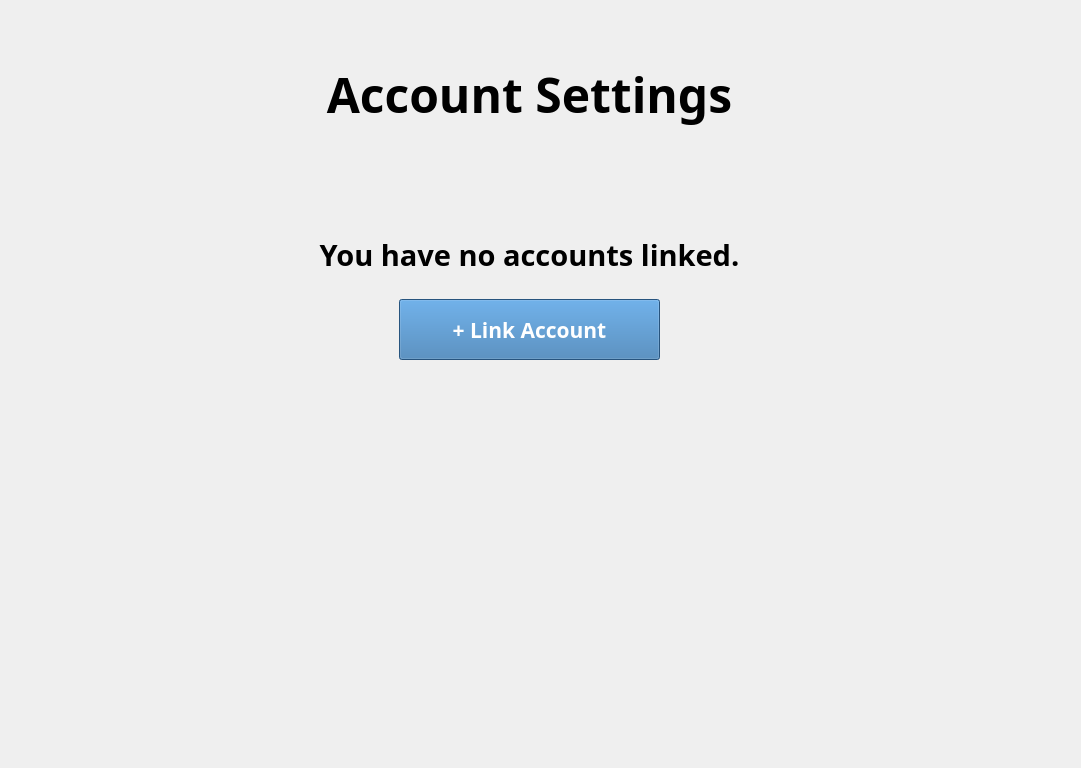
<?xml version="1.0" encoding="UTF-8"?>
<ui version="4.0">
 <class>Form</class>
 <widget class="QWidget" name="Form">
  <property name="geometry">
   <rect>
    <x>0</x>
    <y>0</y>
    <width>1081</width>
    <height>768</height>
   </rect>
  </property>
  <property name="windowTitle">
   <string>Form</string>
  </property>
  <widget class="QStackedWidget" name="stackedWidget">
   <property name="geometry">
    <rect>
     <x>-1</x>
     <y>-1</y>
     <width>1081</width>
     <height>771</height>
    </rect>
   </property>
   <property name="currentIndex">
    <number>1</number>
   </property>
   <widget class="QWidget" name="page">
    <widget class="QLabel" name="AccountSettingsHeader">
     <property name="geometry">
      <rect>
       <x>0</x>
       <y>20</y>
       <width>941</width>
       <height>91</height>
      </rect>
     </property>
     <property name="font">
      <font>
       <family>Glacial Indifference</family>
       <pointsize>36</pointsize>
       <weight>75</weight>
       <bold>true</bold>
      </font>
     </property>
     <property name="text">
      <string>Account Settings</string>
     </property>
     <property name="alignment">
      <set>Qt::AlignCenter</set>
     </property>
    </widget>
    <widget class="QLabel" name="label">
     <property name="geometry">
      <rect>
       <x>270</x>
       <y>230</y>
       <width>411</width>
       <height>71</height>
      </rect>
     </property>
     <property name="font">
      <font>
       <family>Glacial Indifference</family>
       <pointsize>24</pointsize>
      </font>
     </property>
     <property name="text">
      <string>You have no accounts linked.</string>
     </property>
     <property name="alignment">
      <set>Qt::AlignCenter</set>
     </property>
    </widget>
    <widget class="QPushButton" name="pushButton">
     <property name="geometry">
      <rect>
       <x>380</x>
       <y>310</y>
       <width>181</width>
       <height>51</height>
      </rect>
     </property>
     <property name="font">
      <font>
       <family>Glacial Indifference</family>
       <pointsize>16</pointsize>
       <weight>75</weight>
       <bold>true</bold>
      </font>
     </property>
     <property name="styleSheet">
      <string notr="true">background-color: rgb(72, 160, 236);</string>
     </property>
     <property name="text">
      <string>Link Account+</string>
     </property>
    </widget>
   </widget>
   <widget class="QWidget" name="page_2">
    <widget class="QLabel" name="AccountSettingsHeader_2">
     <property name="geometry">
      <rect>
       <x>60</x>
       <y>50</y>
       <width>941</width>
       <height>91</height>
      </rect>
     </property>
     <property name="font">
      <font>
       <family>Glacial Indifference</family>
       <pointsize>36</pointsize>
       <weight>75</weight>
       <bold>true</bold>
      </font>
     </property>
     <property name="text">
      <string>Account Settings</string>
     </property>
     <property name="alignment">
      <set>Qt::AlignCenter</set>
     </property>
    </widget>
    <widget class="QPushButton" name="changeAccountDetailButton_2">
     <property name="geometry">
      <rect>
       <x>400</x>
       <y>300</y>
       <width>261</width>
       <height>61</height>
      </rect>
     </property>
     <property name="font">
      <font>
       <family>Glacial Indifference</family>
       <pointsize>16</pointsize>
       <weight>75</weight>
       <bold>true</bold>
      </font>
     </property>
     <property name="styleSheet">
      <string notr="true">background-color: rgb(54, 118, 176);
color: rgb(255, 255, 255);</string>
     </property>
     <property name="text">
      <string>+ Link Account</string>
     </property>
    </widget>
    <widget class="QLabel" name="AccountSettingsHeader_3">
     <property name="geometry">
      <rect>
       <x>60</x>
       <y>210</y>
       <width>941</width>
       <height>91</height>
      </rect>
     </property>
     <property name="font">
      <font>
       <family>Glacial Indifference</family>
       <pointsize>22</pointsize>
       <weight>75</weight>
       <bold>true</bold>
      </font>
     </property>
     <property name="text">
      <string>You have no accounts linked.</string>
     </property>
     <property name="alignment">
      <set>Qt::AlignCenter</set>
     </property>
    </widget>
   </widget>
  </widget>
 </widget>
 <resources/>
 <connections/>
</ui>
